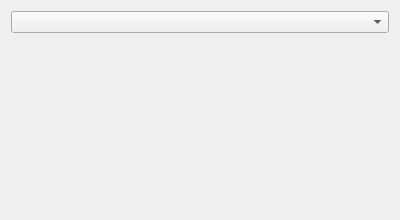
<?xml version="1.0" encoding="UTF-8"?>
<ui version="4.0">
 <author>Christian Schenk</author>
 <class>SiteWizDrive</class>
 <widget class="QWizardPage" name="SiteWizDrive">
  <property name="geometry">
   <rect>
    <x>0</x>
    <y>0</y>
    <width>400</width>
    <height>220</height>
   </rect>
  </property>
  <property name="title">
   <string>MiKTeX CD/DVD</string>
  </property>
  <property name="subTitle">
   <string>Packages will be installed from a MiKTeX CD/DVD.</string>
  </property>
  <layout class="QVBoxLayout">
   <item>
    <widget class="QComboBox" name="cbDrives"/>
   </item>
   <item>
    <spacer>
     <property name="orientation">
      <enum>Qt::Vertical</enum>
     </property>
     <property name="sizeHint" stdset="0">
      <size>
       <width>20</width>
       <height>40</height>
      </size>
     </property>
    </spacer>
   </item>
  </layout>
 </widget>
 <resources/>
 <connections/>
</ui>
